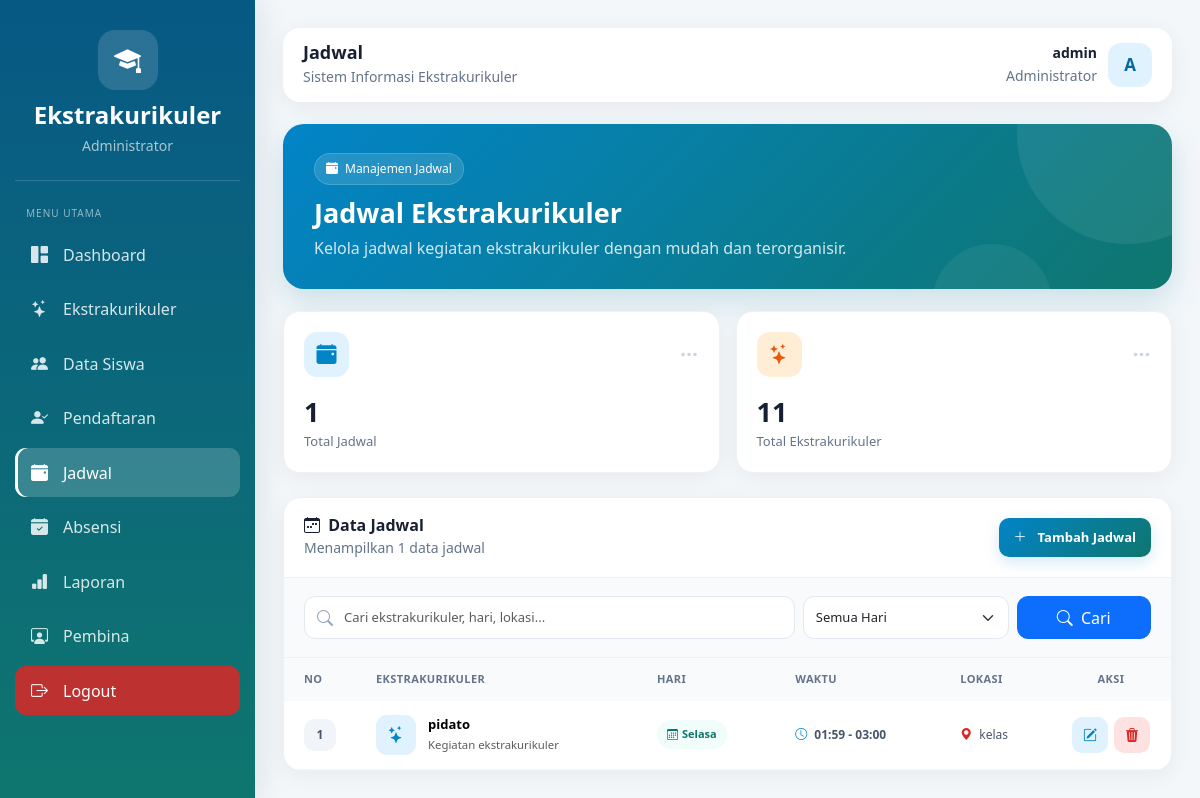
The app's page /admin/jadwal.php (signed in) with its own data.
### tables this page shows
CREATE TABLE `jadwal` (
  `id` int(11) NOT NULL,
  `ekskul_id` int(11) NOT NULL,
  `hari` varchar(20) NOT NULL,
  `jam_mulai` time NOT NULL,
  `jam_selesai` time NOT NULL,
  `jam` varchar(20) NOT NULL,
  `lokasi` varchar(100) NOT NULL
);

CREATE TABLE `ekstrakurikuler` (
  `id` int(11) NOT NULL,
  `nama_ekskul` varchar(100) NOT NULL,
  `deskripsi` text DEFAULT NULL,
  `pembina` varchar(100) DEFAULT NULL,
  `jadwal` varchar(100) DEFAULT NULL,
  `lokasi` varchar(100) DEFAULT NULL,
  `created_at` timestamp NOT NULL DEFAULT current_timestamp()
);

### admin/jadwal.php (the view, shortened to what this page needs)
<?php
require_once __DIR__ . "/../config/config.php";
$namaAdmin = $_SESSION['nama'] ?? "Administrator";
$inisial   = strtoupper(substr(trim($namaAdmin), 0, 1));
$cari       = trim($_GET['cari'] ?? "");
$params = [];
$types  = "";
$whereSQL = "";
$listEkskul = [];
$qEkskul = mysqli_query($conn,
    "SELECT id, nama_ekskul FROM ekstrakurikuler ORDER BY nama_ekskul ASC");
if ($qEkskul) {
    while ($r = mysqli_fetch_assoc($qEkskul)) {
        $listEkskul[] = $r;
    }
}
$listJadwal = [];
$orderSQL = "ORDER BY
    FIELD(j.hari, 'Senin','Selasa','Rabu','Kamis','Jumat','Sabtu','Minggu'),
    j.jam_mulai ASC";
if (count($params) > 0) {
    $stmtJ = mysqli_prepare($conn,
        "SELECT
            j.id, j.ekskul_id, j.hari, j.jam_mulai, j.jam_selesai, j.lokasi,
            e.nama_ekskul
         FROM jadwal j
         LEFT JOIN ekstrakurikuler e ON j.ekskul_id = e.id
         $whereSQL
         $orderSQL");
    if ($stmtJ) {
        mysqli_stmt_bind_param($stmtJ, $types, ...$params);
        mysqli_stmt_execute($stmtJ);
        $resultJ = mysqli_stmt_get_result($stmtJ);
        if ($resultJ) {
            while ($r = mysqli_fetch_assoc($resultJ)) {
                $listJadwal[] = $r;
            }
        }
        mysqli_stmt_close($stmtJ);
    }
} else {
    $resultJ = mysqli_query($conn,
        "SELECT
            j.id, j.ekskul_id, j.hari, j.jam_mulai, j.jam_selesai, j.lokasi,
            e.nama_ekskul
         FROM jadwal j
         LEFT JOIN ekstrakurikuler e ON j.ekskul_id = e.id
         $orderSQL");
    if ($resultJ) {
        while ($r = mysqli_fetch_assoc($resultJ)) {
            $listJadwal[] = $r;
        }
    }
}
$totalJadwal = 0;
$qTotal = mysqli_query($conn, "SELECT COUNT(*) AS total FROM jadwal");
if ($qTotal) {
    $dT = mysqli_fetch_assoc($qTotal);
    $totalJadwal = (int)($dT['total'] ?? 0);
}
$totalEkskul = count($listEkskul);
?>
<!DOCTYPE html>
<html lang="id">
<head>
<link href="https://cdn.jsdelivr.net/npm/bootstrap@5.3.3/dist/css/bootstrap.min.css" rel="stylesheet">
<link href="https://cdn.jsdelivr.net/npm/bootstrap-icons@1.11.3/font/bootstrap-icons.css" rel="stylesheet">
</head>
<body>
<div class="sidebar">
    <div class="brand">
        <div class="brand-icon"><i class="bi bi-mortarboard-fill"></i></div>
        <h4>Ekstrakurikuler</h4>
        <small>Administrator</small>
    </div>
    <div class="menu-title">Menu Utama</div>
    <a href="dashboard_admin.php"><i class="bi bi-grid-1x2-fill"></i><span>Dashboard</span></a>
    <a href="ekstrakurikuler.php"><i class="bi bi-stars"></i><span>Ekstrakurikuler</span></a>
    <a href="data_siswa.php"><i class="bi bi-people-fill"></i><span>Data Siswa</span></a>
    <a href="pendaftaran.php"><i class="bi bi-person-check-fill"></i><span>Pendaftaran</span></a>
    <a href="jadwal.php" class="active"><i class="bi bi-calendar-event-fill"></i><span>Jadwal</span></a>
    <a href="absensi.php"><i class="bi bi-calendar-check-fill"></i><span>Absensi</span></a>
    <a href="laporan.php"><i class="bi bi-bar-chart-fill"></i><span>Laporan</span></a>
    <a href="pembina.php"><i class="bi bi-person-workspace"></i><span>Pembina</span></a>
    <div class="logout">
        <a href="../logout.php"><i class="bi bi-box-arrow-right"></i><span>Logout</span></a>
    </div>
</div>
<div class="content">
    <div class="topbar">
        <div class="topbar-title">
            <h5>Jadwal</h5>
            <small>Sistem Informasi Ekstrakurikuler</small>
        </div>
        <div class="admin-area">
            <div class="admin-info">
                <strong><?= htmlspecialchars($namaAdmin); ?></strong>
                <small>Administrator</small>
            </div>
            <div class="admin-avatar"><?= htmlspecialchars($inisial); ?></div>
        </div>
    </div>
    <div class="welcome">
        <div class="welcome-content">
            <div class="welcome-badge">
                <i class="bi bi-calendar-event-fill"></i>
                Manajemen Jadwal
            </div>
            <h2>Jadwal Ekstrakurikuler</h2>
            <p>
                Kelola jadwal kegiatan ekstrakurikuler
                dengan mudah dan terorganisir.
            </p>
        </div>
    </div>
    <div class="row g-3 mb-4">
        <div class="col-xl col-md-6">
            <div class="stat-card">
                <div class="stat-top">
                    <div class="stat-icon icon-blue"><i class="bi bi-calendar-event-fill"></i></div>
                    <div class="stat-arrow"><i class="bi bi-three-dots"></i></div>
                </div>
                <div class="stat-number"><?= $totalJadwal; ?></div>
                <div class="stat-label">Total Jadwal</div>
            </div>
        </div>
        <div class="col-xl col-md-6">
            <div class="stat-card">
                <div class="stat-top">
                    <div class="stat-icon icon-orange"><i class="bi bi-stars"></i></div>
                    <div class="stat-arrow"><i class="bi bi-three-dots"></i></div>
                </div>
                <div class="stat-number"><?= $totalEkskul; ?></div>
                <div class="stat-label">Total Ekstrakurikuler</div>
            </div>
        </div>
    </div>
    <div class="section-card">
        <div class="section-header">
            <div>
                <h5><i class="bi bi-calendar-week me-1"></i> Data Jadwal</h5>
                <small>Menampilkan <?= count($listJadwal); ?> data jadwal</small>
            </div>
            <button type="button" class="btn-add"
                    data-bs-toggle="modal" data-bs-target="#modalTambah">
                <i class="bi bi-plus-lg me-1"></i>
                Tambah Jadwal
            </button>
        </div>
        <div class="search-area">
            <form method="GET" action="jadwal.php">
                <div class="row g-2">
                    <div class="col-lg-7">
                        <div class="search-input">
                            <i class="bi bi-search"></i>
                            <input type="text" name="cari" class="form-control"
                                   placeholder="Cari ekstrakurikuler, hari, lokasi..."
                                   value="<?= htmlspecialchars($cari); ?>">
                        </div>
                    </div>
                    <div class="col-lg-3">
                        <select name="hari" class="form-select">
                            <option value="">Semua Hari</option>
                        </select>
                    </div>
                    <div class="col-lg-2 d-flex gap-2">
                        <button type="submit" class="btn btn-primary flex-grow-1"
                                style="height:43px;border-radius:11px;">
                            <i class="bi bi-search me-1"></i> Cari
                        </button>
                    </div>
                </div>
            </form>
        </div>
        <div class="table-responsive">
            <table class="table">
                <thead>
                    <tr>
                        <th style="width:60px;">No</th>
                        <th>Ekstrakurikuler</th>
                        <th>Hari</th>
                        <th>Waktu</th>
                        <th>Lokasi</th>
                        <th style="width:120px;" class="text-center">Aksi</th>
                    </tr>
                </thead>
                <tbody>
                <?php if (count($listJadwal) > 0): ?>
                    <?php $no = 1; foreach ($listJadwal as $j): ?>
                    <tr>
                        <td>
                            <div class="number-box"><?= $no++; ?></div>
                        </td>
                        <td>
                            <div class="ekskul-box">
                                <div class="ekskul-icon"><i class="bi bi-stars"></i></div>
                                <div>
                                    <div class="ekskul-name">
                                        <?= htmlspecialchars($j['nama_ekskul'] ?? '-'); ?>
                                    </div>
                                    <small class="text-muted">Kegiatan ekstrakurikuler</small>
                                </div>
                            </div>
                        </td>
                        <td>
                            <span class="hari-badge">
                                <i class="bi bi-calendar3 me-1"></i>
                                <?= htmlspecialchars($j['hari'] ?? '-'); ?>
                            </span>
                        </td>
                        <td>
                            <div class="jam-box">
                                <i class="bi bi-clock"></i>
                                <span>
                                    <?= htmlspecialchars(substr($j['jam_mulai'] ?? '', 0, 5)); ?>
                                    -
                                    <?= htmlspecialchars(substr($j['jam_selesai'] ?? '', 0, 5)); ?>
                                </span>
                            </div>
                        </td>
                        <td>
                            <div class="lokasi-box">
                                <i class="bi bi-geo-alt-fill"></i>
                                <?= htmlspecialchars($j['lokasi'] ?? '-'); ?>
                            </div>
                        </td>
                        <td class="text-center">
                            <div class="action-buttons justify-content-center">
                                <a href="jadwal.php?edit=<?= (int)$j['id']; ?>"
                                   class="btn-action btn-edit" title="Edit">
                                    <i class="bi bi-pencil-square"></i>
                                </a>
                                <a href="jadwal.php?hapus=<?= (int)$j['id']; ?>"
                                   class="btn-action btn-delete" title="Hapus"
                                   onclick="return confirm('Apakah Anda yakin ingin menghapus jadwal ini?');">
                                    <i class="bi bi-trash3-fill"></i>
                                </a>
                            </div>
                        </td>
                    </tr>
                    <?php endforeach; ?>
                <?php endif; ?>
                </tbody>
            </table>
        </div>
    </div>
</div>
</body>
</html>

### records on screen
jadwal: ekskul.nama_ekskul "pidato", hari "Selasa", jam_mulai "01:59", jam_selesai "03:00", lokasi "kelas"

### other values on screen
$namaAdmin "admin"
$inisial "A"
$totalJadwal "1"
$totalEkskul "11"
count($listJadwal) "1"
